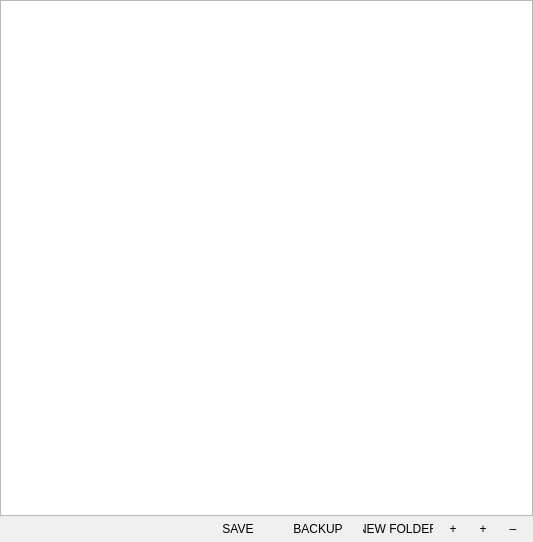
<?xml version="1.0" encoding="UTF-8"?>
<ui version="4.0">
 <class>UiTreeView</class>
 <widget class="QWidget" name="UiTreeView">
  <property name="geometry">
   <rect>
    <x>0</x>
    <y>0</y>
    <width>533</width>
    <height>542</height>
   </rect>
  </property>
  <property name="windowTitle">
   <string>Form</string>
  </property>
  <property name="styleSheet">
   <string notr="true">QPushButton {
	min-width:  		20px;
	min-height: 		20px;
	max-width:  	20px;
	max-height: 	20px;
	width:  				20px;
	height: 			20px;
	border-radius: 10px;
	padding:			0px;
}
QPushButton {
	margin: 			0px;
	font: 				8px &quot;Museo Sans&quot;, &quot;Museo Sans 500&quot;, &quot;Arial&quot;;
}
QPushButton#actionDuplicate, QPushButton#actionAddRoot, QPushButton#actionSave {
	min-width:  		70px;
	max-width:  	70px;
	width:  				70px;
}</string>
  </property>
  <layout class="QVBoxLayout" name="verticalLayout">
   <property name="spacing">
    <number>0</number>
   </property>
   <property name="margin">
    <number>0</number>
   </property>
   <item>
    <widget class="UiTreeViewWidget" name="view">
     <property name="editTriggers">
      <set>QAbstractItemView::EditKeyPressed|QAbstractItemView::SelectedClicked</set>
     </property>
     <property name="tabKeyNavigation">
      <bool>true</bool>
     </property>
     <property name="dragEnabled">
      <bool>true</bool>
     </property>
     <property name="alternatingRowColors">
      <bool>true</bool>
     </property>
     <property name="indentation">
      <number>0</number>
     </property>
     <property name="sortingEnabled">
      <bool>true</bool>
     </property>
     <property name="allColumnsShowFocus">
      <bool>true</bool>
     </property>
     <attribute name="headerVisible">
      <bool>false</bool>
     </attribute>
     <attribute name="headerShowSortIndicator" stdset="0">
      <bool>true</bool>
     </attribute>
     <attribute name="headerStretchLastSection">
      <bool>false</bool>
     </attribute>
     <column>
      <property name="text">
       <string notr="true">1</string>
      </property>
     </column>
    </widget>
   </item>
   <item>
    <layout class="QHBoxLayout" name="horizontalLayout">
     <property name="spacing">
      <number>10</number>
     </property>
     <property name="topMargin">
      <number>3</number>
     </property>
     <property name="rightMargin">
      <number>10</number>
     </property>
     <property name="bottomMargin">
      <number>3</number>
     </property>
     <item>
      <spacer name="horizontalSpacer">
       <property name="orientation">
        <enum>Qt::Horizontal</enum>
       </property>
       <property name="sizeHint" stdset="0">
        <size>
         <width>40</width>
         <height>20</height>
        </size>
       </property>
      </spacer>
     </item>
     <item>
      <widget class="QPushButton" name="actionSave">
       <property name="toolTip">
        <string>Save</string>
       </property>
       <property name="text">
        <string>SAVE</string>
       </property>
      </widget>
     </item>
     <item>
      <widget class="QPushButton" name="actionDuplicate">
       <property name="toolTip">
        <string>Duplicate</string>
       </property>
       <property name="text">
        <string>BACKUP</string>
       </property>
      </widget>
     </item>
     <item>
      <widget class="QPushButton" name="actionAddRoot">
       <property name="toolTip">
        <string>Add a folder</string>
       </property>
       <property name="text">
        <string>NEW FOLDER</string>
       </property>
      </widget>
     </item>
     <item>
      <widget class="QPushButton" name="actionAdd">
       <property name="toolTip">
        <string>New</string>
       </property>
       <property name="text">
        <string>+</string>
       </property>
      </widget>
     </item>
     <item>
      <widget class="QPushButton" name="actionImport">
       <property name="toolTip">
        <string>Import a file</string>
       </property>
       <property name="text">
        <string>+</string>
       </property>
      </widget>
     </item>
     <item>
      <widget class="QPushButton" name="actionRemove">
       <property name="toolTip">
        <string>Delete</string>
       </property>
       <property name="text">
        <string>–</string>
       </property>
      </widget>
     </item>
    </layout>
   </item>
  </layout>
 </widget>
 <customwidgets>
  <customwidget>
   <class>UiTreeViewWidget</class>
   <extends>QTreeWidget</extends>
   <header>items/uitreeviewwidget.h</header>
  </customwidget>
 </customwidgets>
 <resources/>
 <connections>
  <connection>
   <sender>actionAdd</sender>
   <signal>released()</signal>
   <receiver>UiTreeView</receiver>
   <slot>action()</slot>
   <hints>
    <hint type="sourcelabel">
     <x>480</x>
     <y>534</y>
    </hint>
    <hint type="destinationlabel">
     <x>534</x>
     <y>161</y>
    </hint>
   </hints>
  </connection>
  <connection>
   <sender>actionRemove</sender>
   <signal>released()</signal>
   <receiver>UiTreeView</receiver>
   <slot>action()</slot>
   <hints>
    <hint type="sourcelabel">
     <x>520</x>
     <y>525</y>
    </hint>
    <hint type="destinationlabel">
     <x>477</x>
     <y>172</y>
    </hint>
   </hints>
  </connection>
  <connection>
   <sender>actionImport</sender>
   <signal>released()</signal>
   <receiver>UiTreeView</receiver>
   <slot>action()</slot>
   <hints>
    <hint type="sourcelabel">
     <x>506</x>
     <y>534</y>
    </hint>
    <hint type="destinationlabel">
     <x>599</x>
     <y>186</y>
    </hint>
   </hints>
  </connection>
  <connection>
   <sender>actionAddRoot</sender>
   <signal>released()</signal>
   <receiver>UiTreeView</receiver>
   <slot>action()</slot>
   <hints>
    <hint type="sourcelabel">
     <x>454</x>
     <y>534</y>
    </hint>
    <hint type="destinationlabel">
     <x>635</x>
     <y>205</y>
    </hint>
   </hints>
  </connection>
  <connection>
   <sender>view</sender>
   <signal>doubleClicked(QModelIndex)</signal>
   <receiver>UiTreeView</receiver>
   <slot>action()</slot>
   <hints>
    <hint type="sourcelabel">
     <x>404</x>
     <y>130</y>
    </hint>
    <hint type="destinationlabel">
     <x>648</x>
     <y>143</y>
    </hint>
   </hints>
  </connection>
  <connection>
   <sender>actionSave</sender>
   <signal>released()</signal>
   <receiver>UiTreeView</receiver>
   <slot>action()</slot>
   <hints>
    <hint type="sourcelabel">
     <x>402</x>
     <y>534</y>
    </hint>
    <hint type="destinationlabel">
     <x>617</x>
     <y>231</y>
    </hint>
   </hints>
  </connection>
  <connection>
   <sender>actionDuplicate</sender>
   <signal>released()</signal>
   <receiver>UiTreeView</receiver>
   <slot>action()</slot>
   <hints>
    <hint type="sourcelabel">
     <x>422</x>
     <y>526</y>
    </hint>
    <hint type="destinationlabel">
     <x>629</x>
     <y>274</y>
    </hint>
   </hints>
  </connection>
 </connections>
 <slots>
  <slot>action()</slot>
  <slot>action(QModelIndex)</slot>
 </slots>
</ui>
